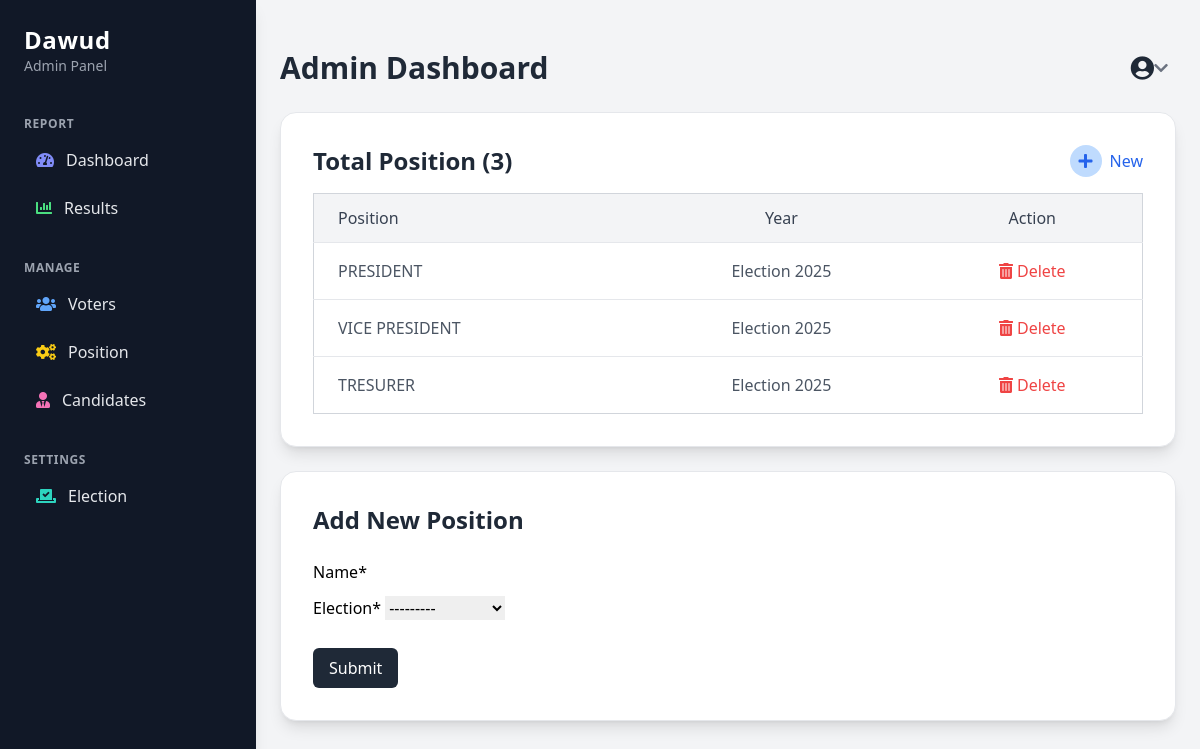
/position/ (signed in), run on the app's committed database.
### maaun/models.py (models this page shows, shortened)
class Position(models.Model):
    name = models.CharField(max_length=100)
    election = models.ForeignKey(Election, on_delete=models.CASCADE, related_name="positions")
    class Meta:
        unique_together = ('name', 'election')  # Prevents duplicate positions under the same election

class Election(models.Model):
    year = models.IntegerField(
        unique=True,
        validators=[
            MinValueValidator(1000),
            MaxValueValidator(9999)
        ]
    )
    created = models.DateTimeField(auto_now=True)
    def __str__(self):
        return f"Election {self.year}"

### maaun/views.py (the view)
# urls.py: path('position/', views.positions, name="position"),
@login_required(login_url='my-login')
def positions(request):
    form = PositionForm()
    if request.method == "POST":
        form = PositionForm(request.POST)
        if form.is_valid():
            form.save()
            messages.success(request, "Succesfully Added Position!")
            return redirect("position")
    positions = Position.objects.all()
    position_count = Position.objects.count
    context = {
        "positions": positions,
        "form": form,
        "position_count":position_count
        }
    return render(request, "maaun/position.html", context)

### maaun/forms.py
class PositionForm(forms.ModelForm):
    class Meta:
        model = Position
        fields = ['name', 'election']

### maaun/templates/maaun/position.html (shortened to what this page needs)
{% load static %}
{% load crispy_forms_tags %}
<!DOCTYPE html>
<html lang="en">
<head>
    <script src="https://cdn.tailwindcss.com"></script>
    <link href="https://cdnjs.cloudflare.com/ajax/libs/font-awesome/6.0.0-beta3/css/all.min.css" rel="stylesheet">
</head>
<body class="bg-gray-100 flex">
    <div class="w-64 bg-gradient-to-b from-gray-900 to-gray-800 text-gray-200 p-6 min-h-screen fixed top-0 left-0">
        {% include 'maaun/board-sidebar.html' %}
    </div>
<div class="flex-1 ml-64 overflow-auto">
    <div class="max-w-7xl mx-auto p-6 space-y-6">
        {% include 'maaun/board-navbar.html' %}
        <div class="bg-white p-8 rounded-2xl shadow-lg border border-gray-200">
            <div class="flex justify-between items-center mb-4">
                <h3 class="text-2xl font-semibold text-gray-800">Total Position ({{ position_count }})</h3>
                <a href="#add-position-form" class="inline-flex items-center text-blue-600 hover:underline">
                    <div class="rounded-full bg-blue-200 w-8 h-8 flex items-center justify-center mr-2">
                        <i class="fas fa-plus text-blue-600"></i>
                    </div>
                    <span class="font-medium">New</span>
                </a>
            </div>
            <div class="overflow-auto">
                <table class="w-full table-auto border border-gray-300 rounded-lg">
                    <thead class="bg-gray-100">
                        <tr>
                            <th class="px-6 py-3 text-left font-medium text-gray-700">Position</th>
                            <th class="px-6 py-3 text-center font-medium text-gray-700">Year</th>
                            <th class="px-6 py-3 text-center font-medium text-gray-700">Action</th>
                        </tr>
                    </thead>
                    <tbody class="text-gray-600">
                        {% for position in positions %}
                        <tr class="border-t hover:bg-gray-50">
                            <td class="px-6 py-4">{{ position.name|upper }}</td>
                            <td class="px-6 py-4 text-center">{{ position.election }}</td>
                            <td class="px-6 py-4 text-center">
                                <form method="post" action="{% url 'delete_item' model_name='position' item_id=position.id %}" onsubmit="return confirm('Are you sure you want to delete this Position?');" class="inline-block">
                                    <button type="submit" class="inline-flex items-center text-red-500 hover:text-red-700 transition">
                                        <i class="fas fa-trash-alt mr-1"></i> Delete
                                    </button>
                                </form>
                            </td>
                        </tr>
                        {% empty %}
                        <tr>
                            <td colspan="3" class="px-6 py-4 text-center text-gray-500">No positions found.</td>
                        </tr>
                        {% endfor %}
                    </tbody>
                </table>
            </div>
        </div>
        <div id="add-position-form" class="bg-white p-8 rounded-2xl shadow-lg border border-gray-200">
            <h3 class="text-2xl font-semibold text-gray-800 mb-6">Add New Position</h3>
            <form method="POST">
                {{ form|crispy }}
                <button type="submit"
                    class="bg-gray-800 text-white px-4 py-2 rounded-md mt-4 hover:bg-blue-600">
                    Submit
                </button>
            </form>
        </div>
    </div>
</div>
</body>
</html>

### maaun/templates/maaun/board-sidebar.html (shortened to what this page needs)
<div class="w-64 bg-gray-900 text-gray-200 h-screen p-6 fixed left-0 top-0 overflow-y-auto shadow-lg">
    <div class="mb-10">
        <h2 class="text-2xl font-bold tracking-wide text-white">
            {{ request.user.username|title }}
        </h2>
        <p class="text-sm text-gray-400">Admin Panel</p>
    </div>
    <nav class="space-y-8">
        <div>
            <h4 class="text-gray-400 uppercase text-xs font-semibold mb-2 tracking-wider">Report</h4>
            <ul class="space-y-2">
                <li>
                    <a href="{% url 'dashboard' %}" class="flex items-center hover:bg-gray-700 px-3 py-2 rounded transition">
                        <i class="fas fa-tachometer-alt mr-3 text-indigo-400"></i> Dashboard
                    </a>
                </li>
                <li>
                    <a href="{% url 'final-result' %}" class="flex items-center hover:bg-gray-700 px-3 py-2 rounded transition">
                        <i class="fas fa-chart-bar mr-3 text-green-400"></i> Results
                    </a>
                </li>
            </ul>
        </div>
        <div>
            <h4 class="text-gray-400 uppercase text-xs font-semibold mb-2 tracking-wider">Manage</h4>
            <ul class="space-y-2">
                <li>
                    <a href="{% url 'voter' %}" class="flex items-center hover:bg-gray-700 px-3 py-2 rounded transition">
                        <i class="fas fa-users mr-3 text-blue-400"></i> Voters
                    </a>
                </li>
                <li>
                    <a href="{% url 'position' %}" class="flex items-center hover:bg-gray-700 px-3 py-2 rounded transition">
                        <i class="fas fa-cogs mr-3 text-yellow-400"></i> Position
                    </a>
                </li>
                <li>
                    <a href="{% url 'candidate' %}" class="flex items-center hover:bg-gray-700 px-3 py-2 rounded transition">
                        <i class="fas fa-user-tie mr-3 text-pink-400"></i> Candidates
                    </a>
                </li>
            </ul>
        </div>
        <div>
            <h4 class="text-gray-400 uppercase text-xs font-semibold mb-2 tracking-wider">Settings</h4>
            <ul class="space-y-2">
                <li>
                    <a href="{% url 'election' %}" class="flex items-center hover:bg-gray-700 px-3 py-2 rounded transition">
                        <i class="fas fa-vote-yea mr-3 text-teal-400"></i> Election
                    </a>
                </li>
            </ul>
        </div>
    </nav>
</div>

### data on the page
Position: name "PRESIDENT", election "Election 2025"
Position: name "VICE PRESIDENT", election "Election 2025"
Position: name "TRESURER", election "Election 2025"

### other printed values
{{ request.user.username|title }} "Dawud"
{{ position_count }} "3"
